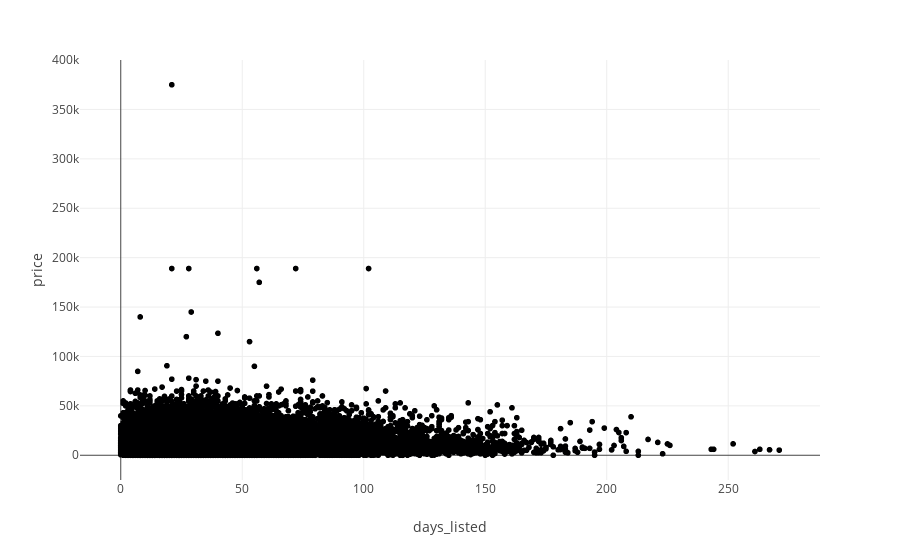

Notebook code cell kept with this figure:
### Code cell
fig_4 = px.scatter(df_vehicles, x=df_vehicles['days_listed'], y=df_vehicles["price"])
fig_4.show()
st.write (fig_4)

### Figure 1 — Plotly figure (JSON) as saved in the notebook; plotly's stock layout.template omitted (floating-point values rounded to 4 significant figures; data arrays with more than 128 entries replaced by an {"elided": "..."} marker saying what was removed)
{"data": [{"hovertemplate": "days_listed=%{x}<br>price=%{y}<extra></extra>", "legendgroup": "", "marker": {"color": "#000001", "symbol": "circle"}, "mode": "markers", "name": "", "showlegend": false, "type": "scattergl", "x": {"elided": "40563 int values"}, "xaxis": "x", "y": {"elided": "40563 int values"}, "yaxis": "y"}], "layout": {"legend": {"tracegroupgap": 0}, "margin": {"t": 60}, "xaxis": {"anchor": "y", "domain": [0, 1], "title": {"text": "days_listed"}}, "yaxis": {"anchor": "x", "domain": [0, 1], "title": {"text": "price"}}}}
